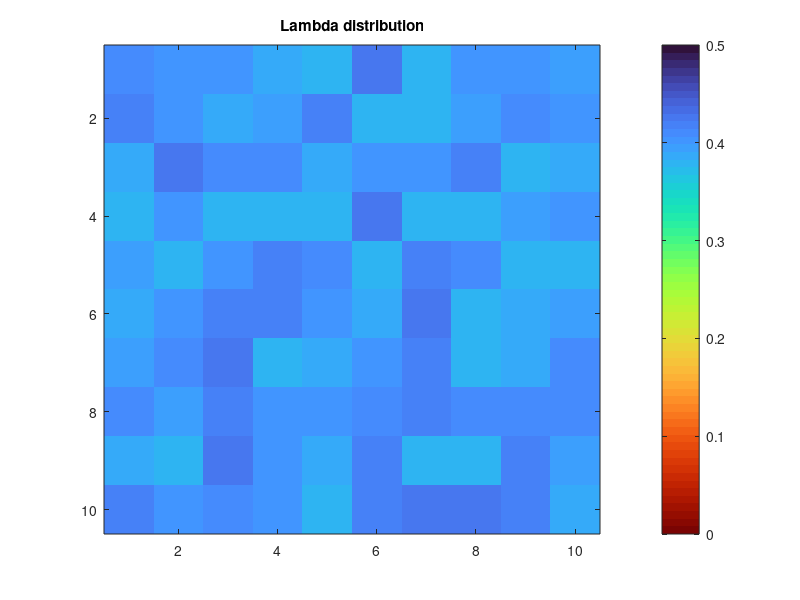
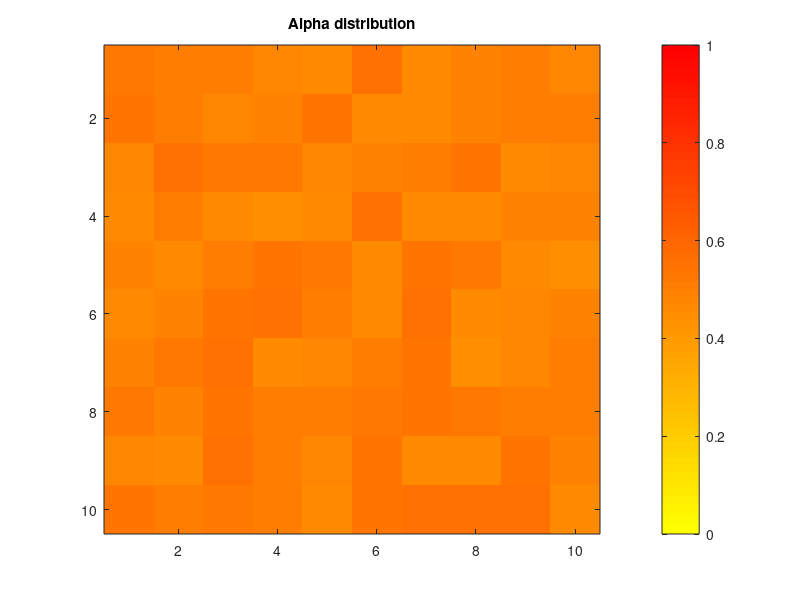

Write MATLAB code to recreate these figures, in order.
% This is a MATLAB script that is used to generate the desired damping
% distribution for the Mumax3 simulation of the spintronic reservoir.

% This function will generate a text file that contains the appropriate
% Mumax3 code for the simulation of damping distributions for the
% spintronic reservoir.

clear
close all
clc

%% Input parameters 
% M: number of subregions along one side (i.e.,total subregions are M by M)
% lambda_ave: damping factor average (one control parameter)
% lambda_spread: damping factor spread (the other control parameter)

rng(1010); % assign a random seed.
M = 10;
lambda_ave = 0.4; 
lambda_spread = 0.05;

%% Generation of random damping distributions
lambda_matrix = lambda_ave * ones(M,M); % initialize the lambda_matrix according to the average value.
eta_matrix = lambda_spread * (rand(M) - 0.5); % generate a random eta matrix to introduce variations.
lambda_matrix = lambda_matrix + eta_matrix;

alpha_matrix = zeros(M,M); % create an empty matrix to record the values of Gilbert damping constant alpha. 
for i = 1:M
    for j = 1:M
        alpha_matrix(i,j) = (1 - sqrt(1-4*lambda_matrix(i,j)*lambda_matrix(i,j)))/2/lambda_matrix(i,j); 
        % convert damping factor lambda to Gilbert damping constant alpha according to their relations.
    end
end

%% Plot the lambda distribution
figure
imagesc(lambda_matrix,[0,0.5])
colormap(turbo)

% Get the current colormap
currentColormap = colormap;

% Reverse the order of the colormap
reversedColormap = flipud(currentColormap);

% Apply the reversed colormap
colormap(reversedColormap);

colorbar
title('Lambda distribution')

%% Plot the alpha distribution after conversion
figure
imagesc(alpha_matrix,[0,1])
colormap autumn

% Get the current colormap
currentColormap = colormap;

% Reverse the order of the colormap
reversedColormap = flipud(currentColormap);

% Apply the reversed colormap
colormap(reversedColormap);

colorbar
title('Alpha distribution')


%% write the script that is used in the Mumax3 code.

fileID = fopen('Damping_distribution.txt', 'w');
for i = 1:M
    for j = 1:M
        label = M*(i-1)+j;
        label_number = M*(i-1)+j;
        y_trans = -4.5/10 + 1/10*(i-1);
        x_trans = -4.5/10 + 1/10*(j-1);
        fprintf(fileID, 'region_%d:=rect(1/10*sizeX,1/10*sizeY).transl(%f*sizeX,%f*sizeY,0)\n', label,x_trans,y_trans);
        fprintf(fileID, 'defregion(%d,region_%d)\n', label_number,label);
        fprintf(fileID, 'alpha.setregion(%d,%f)\n', label_number,alpha_matrix(i,j));
    end
end

fclose(fileID);
